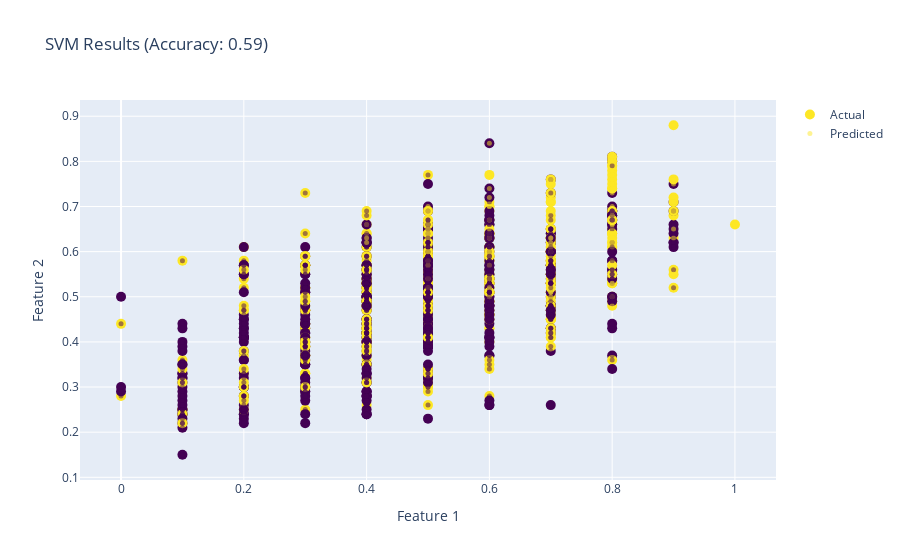

The code cell stored with this chart in its notebook:
### Code cell
basicSVM(df[['TEAM1_10wp', 'TEAM1_100wp', 'TEAM2_10wp', 'TEAM2_100wp']], df["T1_WON"])

### Figure 1 — Plotly figure (JSON) as saved in the notebook; plotly's stock layout.template omitted (floating-point values rounded to 4 significant figures; data arrays with more than 128 entries replaced by an {"elided": "..."} marker saying what was removed)
{"data": [{"marker": {"color": {"elided": "811 int values"}, "colorscale": [[0, "#440154"], [0.1111, "#482878"], [0.2222, "#3e4989"], [0.3333, "#31688e"], [0.4444, "#26828e"], [0.5556, "#1f9e89"], [0.6667, "#35b779"], [0.7778, "#6ece58"], [0.8889, "#b5de2b"], [1, "#fde725"]], "size": 10}, "mode": "markers", "name": "Actual", "type": "scatter", "x": {"elided": "811 float values"}, "y": {"elided": "811 float values"}}, {"marker": {"color": {"elided": "811 int values"}, "colorscale": [[0, "#440154"], [0.1111, "#482878"], [0.2222, "#3e4989"], [0.3333, "#31688e"], [0.4444, "#26828e"], [0.5556, "#1f9e89"], [0.6667, "#35b779"], [0.7778, "#6ece58"], [0.8889, "#b5de2b"], [1, "#fde725"]], "opacity": 0.5, "size": 5}, "mode": "markers", "name": "Predicted", "type": "scatter", "x": {"elided": "811 float values"}, "y": {"elided": "811 float values"}}], "layout": {"title": {"text": "SVM Results (Accuracy: 0.59)"}, "xaxis": {"title": {"text": "Feature 1"}}, "yaxis": {"title": {"text": "Feature 2"}}}}
